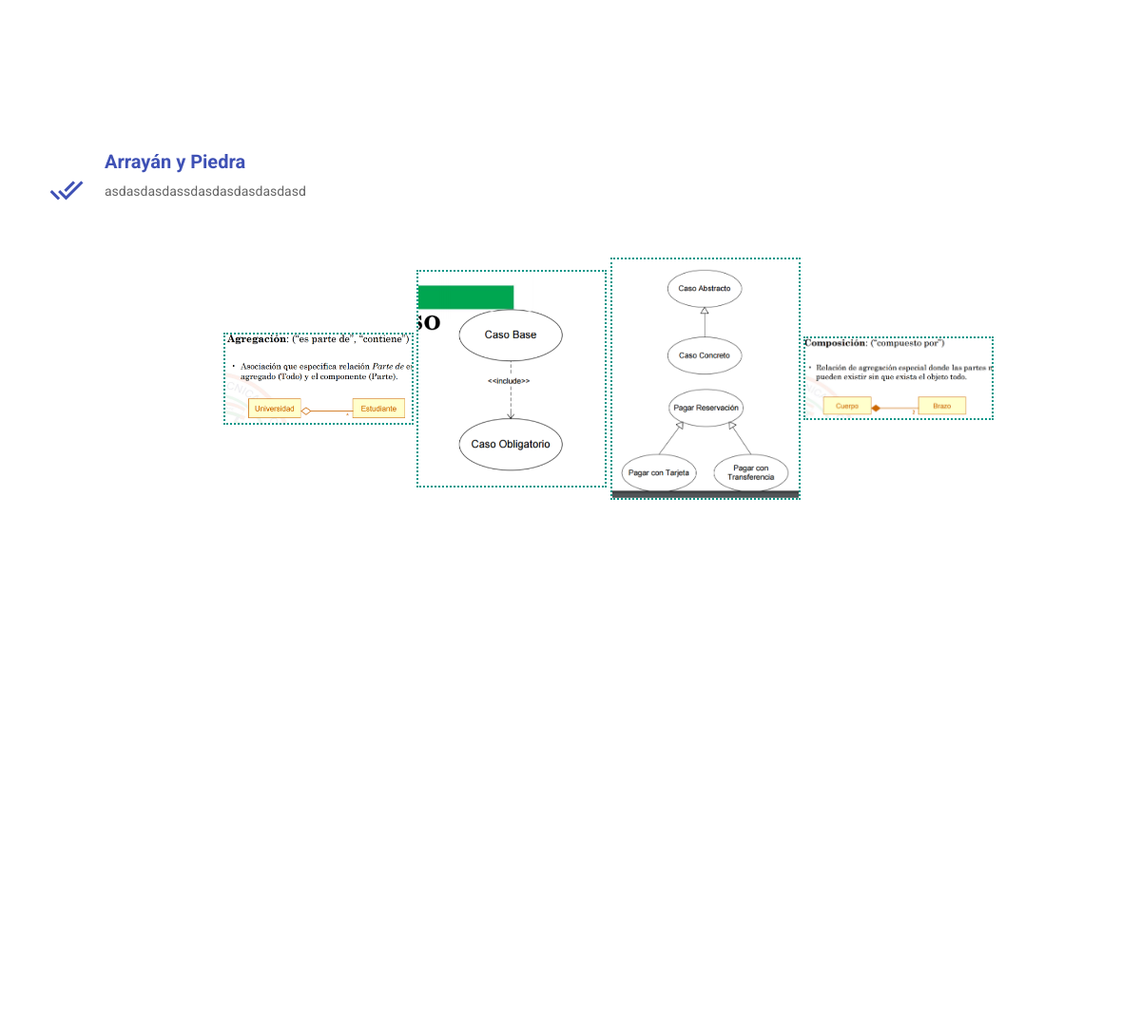
Page /destino/ver/arrayan-y-piedra/ (middle part) on the earlier database version.
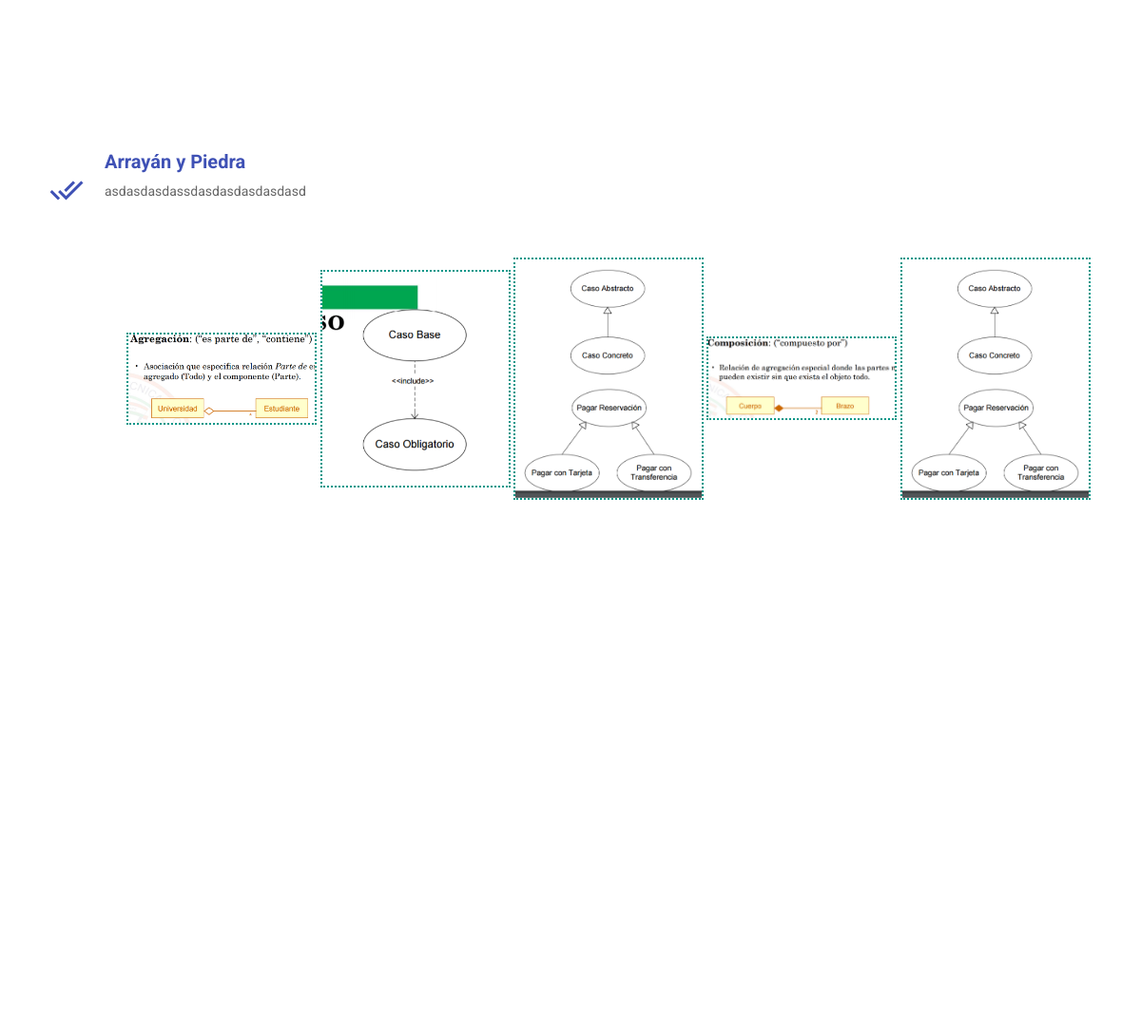
Same page on the later database version.
### centro/models.py (models this page shows)
class Picture(models.Model):
    picture = models.ImageField()
    center = models.ForeignKey(Center)

### centro/views.py (the view)
# urls.py: url(r'^destino/ver/(?P<slug>[-\w ]+)/$', CenterDetailView.as_view(), name='center_detail'),
class CenterDetailView(DetailView):
    model = Center
    template_name = 'center_detail.html'
    slug_field = 'slug'
    context_object_name = 'center'
    def get_context_data(self, **kwargs):
        context =  super(CenterDetailView, self).get_context_data(**kwargs)
        context['pictures'] = Picture.objects.filter(center__slug=self.object.slug)
        context['request'] = self.request
        if self.request.user.is_authenticated():
            user = Usuario.objects.filter(user = self.request.user)
            center = Center.objects.filter(user=user)
            if center.exists():
                context['verification'] = False
                context['center_view'] = Center.objects.get(user=user)
            else:
                context['verification'] = True
        else:
            context['verification'] = True
        return context

### centro/templates/center_detail.html (shortened to what this page needs)
{% extends 'base.html' %}
{% block content %}
    <div class="col-md-12 col-sm-12 wow fadeInDown">
            <div class="features">
              <div class="icon">
                <i class="mdi-action-done-all"></i>
              </div>
              <div class="features-text">
                <h4>{{ center.name }}</h4>
                <p style="text-align: justify;">
                  {{ center.aditional_information|linebreaksbr }}
                </p>
              </div>
            </div>
    </div>
    <div id="links" class="col-md-12 col-sm-12">
        <div class="features">
              <div class="features-text" style="margin: auto auto; text-align: center;">
                {% for picture in pictures %}
                <a href="{% url 'ver_imagen' picture.picture %}">
                    <img src="{% url 'ver_imagen' picture.picture %}" style="max-width: 200px; border-style:dotted;border-width:2px;">
                </a>
                {% endfor %}
              </div>
        </div>
    </div>
{% endblock %}
{% block map%}
    <div class="col-md-12 col-sm-12" style="height: 500px;">
        <div class="features" style="height: 500px;">
              <div class="features-text" style="height: 500px;">
                <div id="map" class="row" style="height: 500px;"></div>
              </div>
        </div>
    </div>
  {% endblock %}

Differences in the rows shown:
added Picture: picture (picture)
